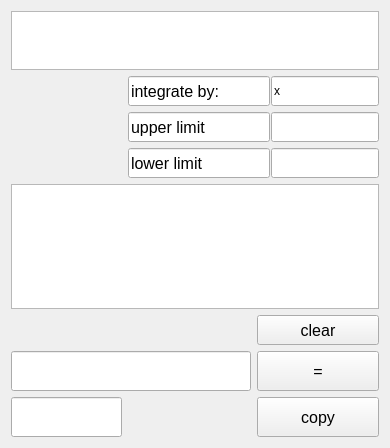
<?xml version="1.0" encoding="UTF-8"?>
<ui version="4.0">
 <class>Integralcalculator</class>
 <widget class="QWidget" name="Integralcalculator">
  <property name="geometry">
   <rect>
    <x>0</x>
    <y>0</y>
    <width>390</width>
    <height>448</height>
   </rect>
  </property>
  <property name="windowTitle">
   <string>Integralcalculator</string>
  </property>
  <layout class="QVBoxLayout" name="verticalLayout">
   <item>
    <layout class="QHBoxLayout" name="centralWidget">
     <item>
      <layout class="QGridLayout" name="mainGrid">
       <item row="3" column="0" colspan="4">
        <widget class="QTextEdit" name="textShow">
         <property name="enabled">
          <bool>true</bool>
         </property>
         <property name="minimumSize">
          <size>
           <width>120</width>
           <height>100</height>
          </size>
         </property>
         <property name="maximumSize">
          <size>
           <width>16777215</width>
           <height>200</height>
          </size>
         </property>
         <property name="font">
          <font>
           <pointsize>16</pointsize>
          </font>
         </property>
         <property name="readOnly">
          <bool>true</bool>
         </property>
        </widget>
       </item>
       <item row="6" column="3">
        <widget class="QPushButton" name="equalBtn">
         <property name="minimumSize">
          <size>
           <width>60</width>
           <height>40</height>
          </size>
         </property>
         <property name="font">
          <font>
           <pointsize>12</pointsize>
          </font>
         </property>
         <property name="text">
          <string>=</string>
         </property>
        </widget>
       </item>
       <item row="2" column="2" colspan="2">
        <layout class="QVBoxLayout" name="integralLimits">
         <item>
          <layout class="QHBoxLayout" name="variableChoiceLaout">
           <property name="spacing">
            <number>1</number>
           </property>
           <property name="sizeConstraint">
            <enum>QLayout::SetMinimumSize</enum>
           </property>
           <property name="leftMargin">
            <number>0</number>
           </property>
           <property name="topMargin">
            <number>0</number>
           </property>
           <property name="rightMargin">
            <number>0</number>
           </property>
           <item>
            <widget class="QLineEdit" name="lineEditVariable">
             <property name="minimumSize">
              <size>
               <width>30</width>
               <height>30</height>
              </size>
             </property>
             <property name="font">
              <font>
               <pointsize>12</pointsize>
              </font>
             </property>
             <property name="text">
              <string>integrate by:</string>
             </property>
             <property name="readOnly">
              <bool>true</bool>
             </property>
            </widget>
           </item>
           <item>
            <widget class="QLineEdit" name="lineEditChoiceVariable">
             <property name="minimumSize">
              <size>
               <width>30</width>
               <height>30</height>
              </size>
             </property>
             <property name="text">
              <string>x</string>
             </property>
            </widget>
           </item>
          </layout>
         </item>
         <item>
          <layout class="QHBoxLayout" name="upperLimitLaout">
           <property name="spacing">
            <number>1</number>
           </property>
           <property name="sizeConstraint">
            <enum>QLayout::SetMinimumSize</enum>
           </property>
           <item>
            <widget class="QLineEdit" name="lineEditUpperLimit">
             <property name="minimumSize">
              <size>
               <width>30</width>
               <height>30</height>
              </size>
             </property>
             <property name="font">
              <font>
               <pointsize>12</pointsize>
              </font>
             </property>
             <property name="text">
              <string>upper limit</string>
             </property>
             <property name="readOnly">
              <bool>true</bool>
             </property>
            </widget>
           </item>
           <item>
            <widget class="QLineEdit" name="lineEditChoiceUpperLimit">
             <property name="minimumSize">
              <size>
               <width>30</width>
               <height>30</height>
              </size>
             </property>
            </widget>
           </item>
          </layout>
         </item>
         <item>
          <layout class="QHBoxLayout" name="lowetLimitLaout" stretch="0,0">
           <property name="spacing">
            <number>1</number>
           </property>
           <property name="sizeConstraint">
            <enum>QLayout::SetMinimumSize</enum>
           </property>
           <item>
            <widget class="QLineEdit" name="lineEditLowerLimit">
             <property name="minimumSize">
              <size>
               <width>30</width>
               <height>30</height>
              </size>
             </property>
             <property name="font">
              <font>
               <pointsize>12</pointsize>
              </font>
             </property>
             <property name="text">
              <string>lower limit</string>
             </property>
             <property name="readOnly">
              <bool>true</bool>
             </property>
            </widget>
           </item>
           <item>
            <widget class="QLineEdit" name="lineEditChoiceLowerLimit">
             <property name="minimumSize">
              <size>
               <width>30</width>
               <height>30</height>
              </size>
             </property>
            </widget>
           </item>
          </layout>
         </item>
        </layout>
       </item>
       <item row="6" column="0" colspan="3">
        <widget class="QLineEdit" name="lineEdit">
         <property name="minimumSize">
          <size>
           <width>100</width>
           <height>40</height>
          </size>
         </property>
         <property name="text">
          <string/>
         </property>
        </widget>
       </item>
       <item row="8" column="3">
        <widget class="QPushButton" name="copyBtn">
         <property name="minimumSize">
          <size>
           <width>60</width>
           <height>40</height>
          </size>
         </property>
         <property name="font">
          <font>
           <pointsize>12</pointsize>
          </font>
         </property>
         <property name="text">
          <string>copy</string>
         </property>
        </widget>
       </item>
       <item row="8" column="0" colspan="2">
        <widget class="QLineEdit" name="showResult">
         <property name="minimumSize">
          <size>
           <width>0</width>
           <height>40</height>
          </size>
         </property>
         <property name="dragEnabled">
          <bool>false</bool>
         </property>
         <property name="readOnly">
          <bool>true</bool>
         </property>
        </widget>
       </item>
       <item row="4" column="3">
        <widget class="QPushButton" name="clearBtn">
         <property name="minimumSize">
          <size>
           <width>60</width>
           <height>30</height>
          </size>
         </property>
         <property name="font">
          <font>
           <pointsize>12</pointsize>
          </font>
         </property>
         <property name="text">
          <string>clear</string>
         </property>
        </widget>
       </item>
       <item row="0" column="0" rowspan="2" colspan="4">
        <widget class="QListWidget" name="historyList">
         <property name="sizePolicy">
          <sizepolicy hsizetype="Minimum" vsizetype="Minimum">
           <horstretch>0</horstretch>
           <verstretch>0</verstretch>
          </sizepolicy>
         </property>
         <property name="minimumSize">
          <size>
           <width>0</width>
           <height>40</height>
          </size>
         </property>
         <property name="contextMenuPolicy">
          <enum>Qt::NoContextMenu</enum>
         </property>
         <property name="lineWidth">
          <number>10</number>
         </property>
         <property name="midLineWidth">
          <number>10</number>
         </property>
         <property name="autoScroll">
          <bool>false</bool>
         </property>
         <property name="autoScrollMargin">
          <number>8</number>
         </property>
         <property name="showDropIndicator" stdset="0">
          <bool>false</bool>
         </property>
         <property name="sortingEnabled">
          <bool>false</bool>
         </property>
        </widget>
       </item>
      </layout>
     </item>
    </layout>
   </item>
  </layout>
 </widget>
 <layoutdefault spacing="6" margin="11"/>
 <resources/>
 <connections/>
</ui>
